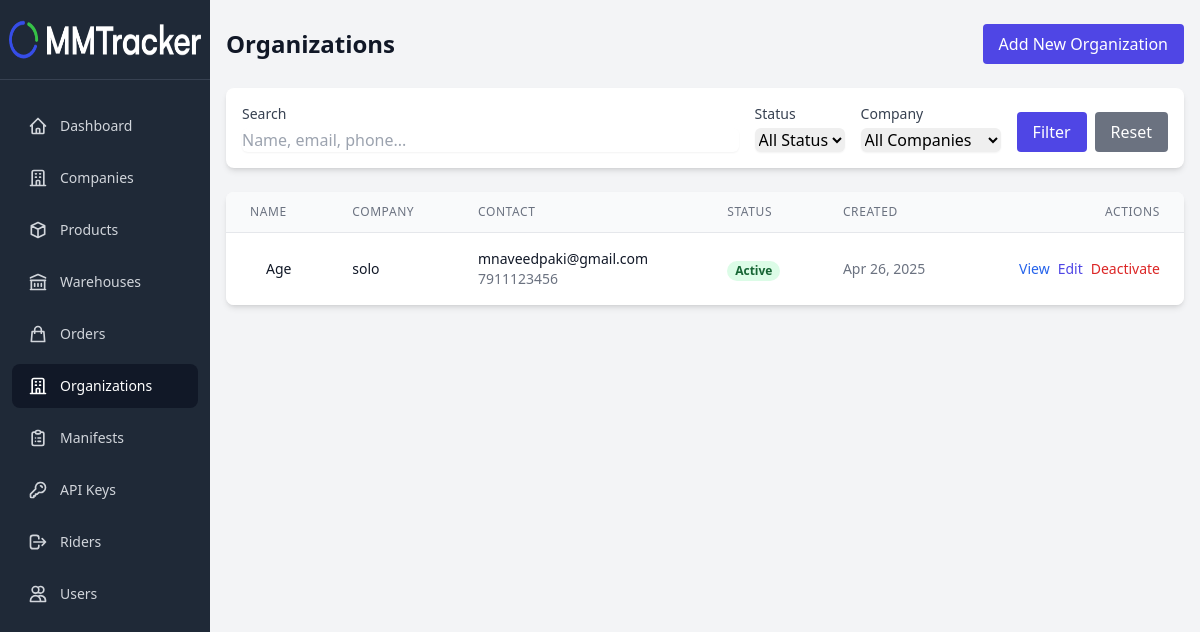
Screenshot of /pages/organizations/index.php (signed in) with the database file from the repository.
### tables this page shows
CREATE TABLE `Organizations` (
  `id` int(11) NOT NULL,
  `name` varchar(255) NOT NULL,
  `company_id` int(11) NOT NULL,
  `address` text DEFAULT NULL,
  `phone` varchar(20) DEFAULT NULL,
  `email` varchar(255) DEFAULT NULL,
  `logo_url` varchar(255) DEFAULT NULL,
  `is_active` tinyint(1) NOT NULL DEFAULT 1,
  `created_at` timestamp NOT NULL DEFAULT current_timestamp(),
  `updated_at` timestamp NOT NULL DEFAULT current_timestamp() ON UPDATE current_timestamp()
);

CREATE TABLE `Companies` (
  `id` int(11) NOT NULL,
  `name` varchar(255) NOT NULL,
  `phone` varchar(20) DEFAULT NULL,
  `email` varchar(255) DEFAULT NULL,
  `address` text DEFAULT NULL,
  `total_riders_allowed` int(11) DEFAULT NULL,
  `default_requires_image_proof` tinyint(1) NOT NULL DEFAULT 1,
  `default_requires_signature_proof` tinyint(1) NOT NULL DEFAULT 1,
  `created_at` timestamp NOT NULL DEFAULT current_timestamp(),
  `updated_at` timestamp NOT NULL DEFAULT current_timestamp() ON UPDATE current_timestamp()
);

### includes/config.php (called while the page is built, shortened)
<?php
function isSuperAdmin() {
    return isset($_SESSION['user_type']) && $_SESSION['user_type'] === 'Super Admin';
}
?>

### pages/organizations/index.php (the view, shortened to what this page needs)
<?php
require_once '../../includes/config.php';
$page = isset($_GET['page']) ? (int)$_GET['page'] : 1;
$limit = 10;
$offset = ($page - 1) * $limit;
$search = isset($_GET['search']) ? cleanInput($_GET['search']) : '';
$where_conditions = [];
$where_clause = !empty($where_conditions) ? "WHERE " . implode(" AND ", $where_conditions) : "";
$query = "SELECT o.*, c.name as company_name
          FROM Organizations o
          LEFT JOIN Companies c ON o.company_id = c.id
          $where_clause
          ORDER BY o.created_at DESC
          LIMIT $offset, $limit";
$result = mysqli_query($conn, $query);
$organizations = [];
while ($row = mysqli_fetch_assoc($result)) {
    $organizations[] = $row;
}
?>
<!DOCTYPE html>
<html lang="en">
<head>
    <script src="https://cdn.tailwindcss.com"></script>
</head>
<body class="bg-gray-100">
    <?php include_once '../../includes/navbar.php'; ?>
    <div class="container mx-auto px-4 py-6">
        <div class="flex flex-col md:flex-row justify-between items-center mb-6">
            <h1 class="text-2xl font-bold text-gray-900 mb-4 md:mb-0">Organizations</h1>
            <a href="create.php" class="bg-indigo-600 hover:bg-indigo-700 text-white py-2 px-4 rounded">
                Add New Organization
            </a>
        </div>
        <div class="bg-white shadow-md rounded-lg p-4 mb-6">
            <form action="" method="GET" class="flex flex-wrap gap-4 items-end">
                <div class="flex-1 min-w-[200px]">
                    <label for="search" class="block text-sm font-medium text-gray-700 mb-1">Search</label>
                    <input type="text" id="search" name="search" value="<?php echo htmlspecialchars($search); ?>"
                        class="w-full rounded-md border-gray-300 shadow-sm focus:border-indigo-500 focus:ring-indigo-500"
                        placeholder="Name, email, phone...">
                </div>
                <div class="w-full md:w-auto">
                    <label for="status" class="block text-sm font-medium text-gray-700 mb-1">Status</label>
                    <select id="status" name="status"
                        class="rounded-md border-gray-300 shadow-sm focus:border-indigo-500 focus:ring-indigo-500">
                        <option value="">All Status</option>
                    </select>
                </div>
                <?php if (isSuperAdmin()): ?>
                <div class="w-full md:w-auto">
                    <label for="company_id" class="block text-sm font-medium text-gray-700 mb-1">Company</label>
                    <select id="company_id" name="company_id"
                        class="rounded-md border-gray-300 shadow-sm focus:border-indigo-500 focus:ring-indigo-500">
                        <option value="">All Companies</option>
                    </select>
                </div>
                <?php endif; ?>
                <div class="flex gap-2">
                    <button type="submit"
                        class="bg-indigo-600 hover:bg-indigo-700 text-white py-2 px-4 rounded">
                        Filter
                    </button>
                    <a href="index.php" class="bg-gray-500 hover:bg-gray-600 text-white py-2 px-4 rounded">
                        Reset
                    </a>
                </div>
            </form>
        </div>
        <div class="bg-white shadow-md rounded-lg overflow-hidden">
            <table class="min-w-full divide-y divide-gray-200">
                <thead class="bg-gray-50">
                    <tr>
                        <th scope="col" class="px-6 py-3 text-left text-xs font-medium text-gray-500 uppercase tracking-wider">
                            Name
                        </th>
                        <?php if (isSuperAdmin()): ?>
                        <th scope="col" class="px-6 py-3 text-left text-xs font-medium text-gray-500 uppercase tracking-wider">
                            Company
                        </th>
                        <?php endif; ?>
                        <th scope="col" class="px-6 py-3 text-left text-xs font-medium text-gray-500 uppercase tracking-wider">
                            Contact
                        </th>
                        <th scope="col" class="px-6 py-3 text-left text-xs font-medium text-gray-500 uppercase tracking-wider">
                            Status
                        </th>
                        <th scope="col" class="px-6 py-3 text-left text-xs font-medium text-gray-500 uppercase tracking-wider">
                            Created
                        </th>
                        <th scope="col" class="px-6 py-3 text-right text-xs font-medium text-gray-500 uppercase tracking-wider">
                            Actions
                        </th>
                    </tr>
                </thead>
                <tbody class="bg-white divide-y divide-gray-200">
                    <?php if (empty($organizations)): ?>
                        <tr>
                            <td colspan="6" class="px-6 py-4 whitespace-nowrap text-center text-gray-500">
                                No organizations found.
                            </td>
                        </tr>
                    <?php else: ?>
                        <?php foreach ($organizations as $organization): ?>
                            <tr>
                                <td class="px-6 py-4 whitespace-nowrap">
                                    <div class="ml-4">
                                        <div class="text-sm font-medium text-gray-900">
                                            <?php echo htmlspecialchars($organization['name']); ?>
                                        </div>
                                    </div>
                                </td>
                                <?php if (isSuperAdmin()): ?>
                                <td class="px-6 py-4 whitespace-nowrap">
                                    <div class="text-sm text-gray-900"><?php echo htmlspecialchars($organization['company_name']); ?></div>
                                </td>
                                <?php endif; ?>
                                <td class="px-6 py-4 whitespace-nowrap">
                                    <?php if ($organization['email']): ?>
                                        <div class="text-sm text-gray-900"><?php echo htmlspecialchars($organization['email']); ?></div>
                                    <?php endif; ?>
                                    <?php if ($organization['phone']): ?>
                                        <div class="text-sm text-gray-500"><?php echo htmlspecialchars($organization['phone']); ?></div>
                                    <?php endif; ?>
                                </td>
                                <td class="px-6 py-4 whitespace-nowrap">
                                    <span class="px-2 inline-flex text-xs leading-5 font-semibold rounded-full <?php echo $organization['is_active'] ? 'bg-green-100 text-green-800' : 'bg-red-100 text-red-800'; ?>">
                                        <?php echo $organization['is_active'] ? 'Active' : 'Inactive'; ?>
                                    </span>
                                </td>
                                <td class="px-6 py-4 whitespace-nowrap text-sm text-gray-500">
                                    <?php echo date('M d, Y', strtotime($organization['created_at'])); ?>
                                </td>
                                <td class="px-6 py-4 whitespace-nowrap text-right text-sm font-medium">
                                    <div class="flex justify-end space-x-2">
                                        <a href="view.php?id=<?php echo $organization['id']; ?>" class="text-blue-600 hover:text-blue-900">View</a>
                                        <a href="edit.php?id=<?php echo $organization['id']; ?>" class="text-indigo-600 hover:text-indigo-900">Edit</a>
                                        <form action="" method="POST" class="inline" onsubmit="return confirm('Are you sure you want to <?php echo $organization['is_active'] ? 'deactivate' : 'activate'; ?> this organization?');">
                                            <button type="submit" name="toggle_status" class="<?php echo $organization['is_active'] ? 'text-red-600 hover:text-red-900' : 'text-green-600 hover:text-green-900'; ?>">
                                                <?php echo $organization['is_active'] ? 'Deactivate' : 'Activate'; ?>
                                            </button>
                                        </form>
                                    </div>
                                </td>
                            </tr>
                        <?php endforeach; ?>
                    <?php endif; ?>
                </tbody>
            </table>
        </div>
    </div>
</body>
</html>

### rows the page displays
organizations: name "Age", company.name "solo", email "mnaveedpaki@gmail.com", phone "7911123456", is_active "Active", created_at "Apr 26, 2025"
